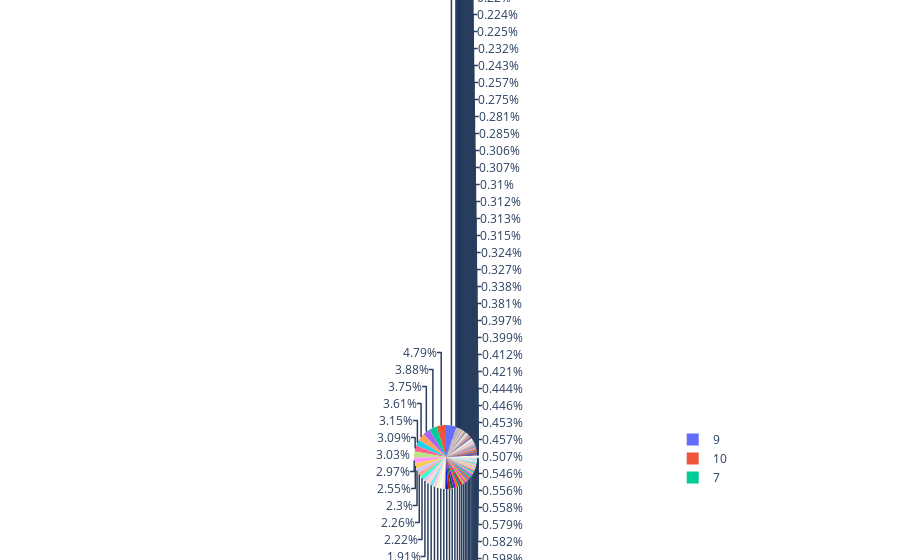

The code cell stored with this chart in its notebook:
### Code cell
px.pie(d, 'num_shows')

### Figure 1 — Plotly figure (JSON) as saved in the notebook; plotly's stock layout.template omitted (floating-point values rounded to 4 significant figures; data arrays with more than 128 entries replaced by an {"elided": "..."} marker saying what was removed)
{"data": [{"domain": {"x": [0, 1], "y": [0, 1]}, "hovertemplate": "num_shows=%{label}<extra></extra>", "labels": {"elided": "92295 int values"}, "legendgroup": "", "name": "", "showlegend": true, "type": "pie"}], "layout": {"legend": {"tracegroupgap": 0}, "margin": {"t": 60}}}
